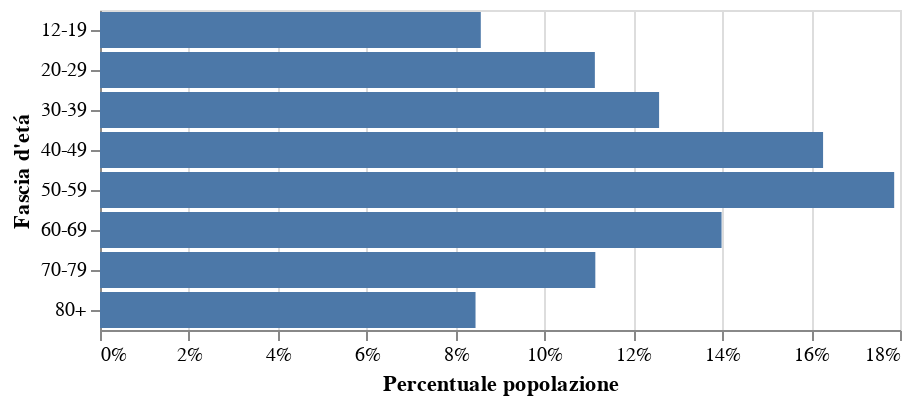

Notebook code cell kept with this figure:
### Code cell
(
    alt.Chart(demography_all_df)
    .mark_bar()
    .encode(
        x=alt.X('share:Q', axis=alt.Axis(format='.0%'), title='Percentuale popolazione'),
        y=alt.Y('fascia_anagrafica:N', title='Fascia d\'etá')
    )
)

### Figure 1 — Vega-Lite specification as saved in the notebook (floating-point values rounded to 4 significant figures)
{"config": {"view": {"continuousWidth": 400, "continuousHeight": 300}}, "data": {"name": "data-b186de817886436d3160f24a36cdf768"}, "mark": "bar", "encoding": {"x": {"type": "quantitative", "axis": {"format": ".0%"}, "field": "share", "title": "Percentuale popolazione"}, "y": {"type": "nominal", "field": "fascia_anagrafica", "title": "Fascia d'etá"}}, "$schema": "https://vega.github.io/schema/vega-lite/v4.8.1.json", "datasets": {"data-b186de817886436d3160f24a36cdf768": [{"fascia_anagrafica": "12-19", "totale_popolazione": 4627514, "share": 0.08568}, {"fascia_anagrafica": "20-29", "totale_popolazione": 6013709, "share": 0.1113}, {"fascia_anagrafica": "30-39", "totale_popolazione": 6794332, "share": 0.1258}, {"fascia_anagrafica": "40-49", "totale_popolazione": 8786975, "share": 0.1627}, {"fascia_anagrafica": "50-59", "totale_popolazione": 9651130, "share": 0.1787}, {"fascia_anagrafica": "60-69", "totale_popolazione": 7553486, "share": 0.1399}, {"fascia_anagrafica": "70-79", "totale_popolazione": 6019293, "share": 0.1114}, {"fascia_anagrafica": "80+", "totale_popolazione": 4563500, "share": 0.08449}]}}
